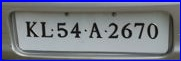
#> input picture numberplate/images0.jpg, 181 x 61 px
$ python tess.py   (older library calls are emulated)
#> lines starting #> are read from the running program, lines starting #| are printed output that depends on the picture; after the words box and inside, x2 and y2 are one past the last pixel; in counts of white or black regions, pixels touching at a corner belong together
# test file if you want to quickly try tesseract on a license plate image
import pytesseract
import cv2
import os
import numpy as np
import re
pytesseract.pytesseract.tesseract_cmd = r'C:\\Program Files\\Tesseract-OCR\\tesseract'
# If you don't have tesseract executable in your PATH, include the following:
# pytesseract.pytesseract.tesseract_cmd = r'<full_path_to_your_tesseract_executable>'
# Example tesseract_cmd = r'C:\Program Files (x86)\Tesseract-OCR\tesseract'
from PIL import Image

basewidth = 1700
img = Image.open('numberplate/images0.jpg')
#> img is the input picture: PIL image 181x61 RGB; mean R, G, B 116.6, 120, 134.3
wpercent = (basewidth/float(img.size[0]))
#> wpercent = 9.39
hsize = int((float(img.size[1])*float(wpercent)))
#> hsize = 572
img = img.resize((basewidth,hsize), Image.ANTIALIAS)
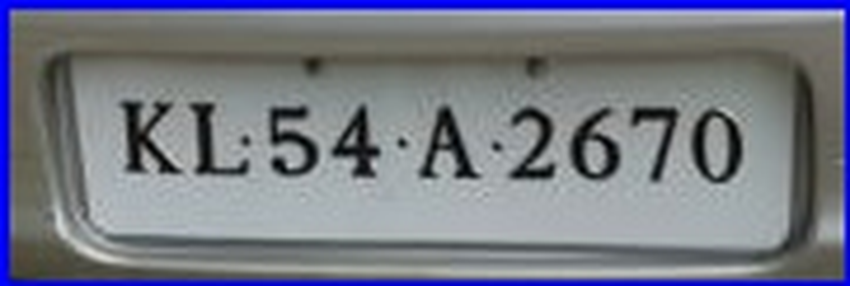
#> img: PIL image 1700x572 RGB (shown at 1/2 size); mean R, G, B 116.8, 120.2, 134.3
img.save('numberplate/images0.jpg')

import numpy as np
import cv2
from matplotlib import pyplot as plt

img = cv2.imread('numberplate/images0.jpg')
#> img: shape (572, 1700, 3)
i=0
while i<6:
    dst = cv2.fastNlMeansDenoisingColored(img,None,10,10,7,21)
    i+=1
#> after the loop, i = 6
cv2.imwrite('numberplate/images0.jpg',dst)
gray = cv2.imread("numberplate/images0.jpg", 0)
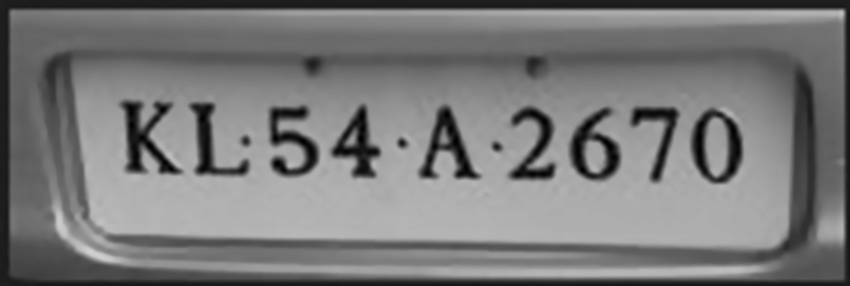
#> gray: shape (572, 1700) (shown at 1/2 size); min 0, max 208, mean 120.5
blur = cv2.GaussianBlur(gray, (5,5), 0)
gray = cv2.medianBlur(gray, 3)
# perform otsu thresh (using binary inverse since opencv contours work better with white text)
ret, thresh = cv2.threshold(blur, 0, 255, cv2.THRESH_OTSU | cv2.THRESH_BINARY_INV)
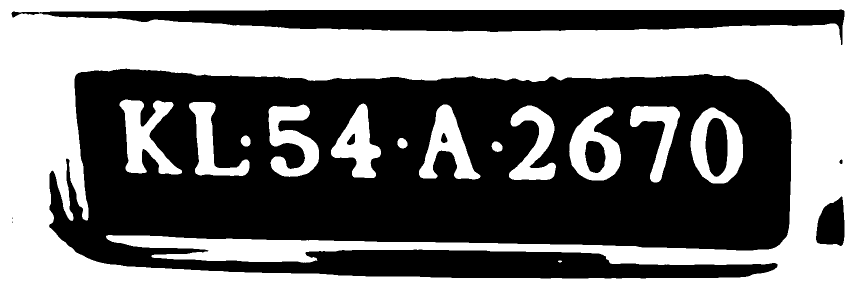
#> thresh: shape (572, 1700) (shown at 1/2 size); 46.9% white; 14 white regions, largest, box (x1, y1, x2, y2) and area: (0, 0, 1700, 572) 388077, (239, 199, 364, 349) 8942, (1381, 215, 1486, 367) 8136
#> ret = 118
# cv2.imshow("Otsu", thresh)
# cv2.waitKey(0)
rect_kern = cv2.getStructuringElement(cv2.MORPH_RECT, (3,3))

# apply dilation
dilation = cv2.dilate(thresh, rect_kern, iterations = 1)
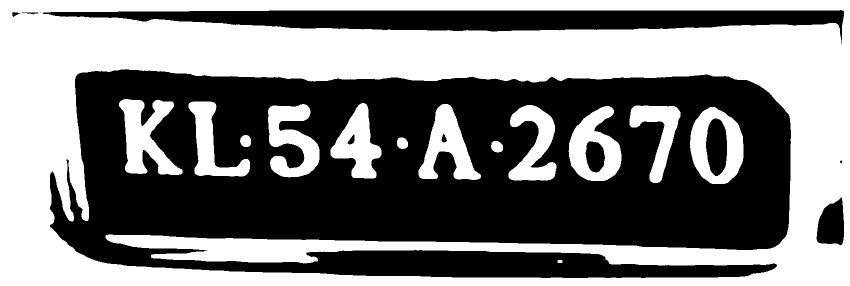
#> dilation: shape (572, 1700) (shown at 1/2 size); 48.9% white; 14 white regions, largest, box (x1, y1, x2, y2) and area: (0, 0, 1700, 572) 399687, (238, 198, 365, 350) 9856, (1380, 214, 1487, 368) 8973
cv2.imwrite('numberplate/images0.jpg',dilation)
# point to license plate image (works well with custom crop function)
gray = cv2.imread("numberplate/images0.jpg", 0)
#> gray: shape (572, 1700); min 0, max 255, mean 124.6
# gray = cv2.resize( gray, None, fx = 3, fy = 3, interpolation = cv2.INTER_CUBIC)
blur = cv2.GaussianBlur(gray, (5,5), 0)
gray = cv2.medianBlur(gray, 3)
# perform otsu thresh (using binary inverse since opencv contours work better with white text)
ret, thresh = cv2.threshold(blur, 0, 255, cv2.THRESH_OTSU | cv2.THRESH_BINARY_INV)
#> thresh: shape (572, 1700); 51.1% white; 14 black regions, largest, box (x1, y1, x2, y2) and area: (0, 0, 1700, 572) 399743, (238, 198, 365, 350) 9858, (1380, 214, 1487, 368) 8973
#> ret = 127
# cv2.imshow("Otsu", thresh)
# cv2.waitKey(0)
rect_kern = cv2.getStructuringElement(cv2.MORPH_RECT, (3,3))

# apply dilation
dilation = cv2.dilate(thresh, rect_kern, iterations = 1)
#> dilation: shape (572, 1700); 53% white; 14 black regions
#cv2.imshow("dilation", dilation)
#cv2.waitKey(0)
# find contours
try:
    contours, hierarchy = cv2.findContours(dilation, cv2.RETR_TREE, cv2.CHAIN_APPROX_SIMPLE)
#> contours = 23 contours; largest, box (x1, y1, x2, y2) and area: (99, 138, 1583, 557) 523746, (85, 19, 1689, 80) 50794, (1380, 214, 1487, 368) 12478, (1137, 212, 1243, 362) 10276, (238, 198, 365, 350) 9273
except:
    ret_img, contours, hierarchy = cv2.findContours(dilation, cv2.RETR_TREE, cv2.CHAIN_APPROX_SIMPLE)
sorted_contours = sorted(contours, key=lambda ctr: cv2.boundingRect(ctr)[0])
#> sorted_contours has the same summary as contours

# create copy of image
im2 = gray.copy()

plate_num = ""
# loop through contours and find letters in license plate
for cnt in sorted_contours:
    x,y,w,h = cv2.boundingRect(cnt)
    height, width = im2.shape

    # if height of box is not a quarter of total height then skip
    if height / float(h) > 6: continue
    ratio = h / float(w)
    # if height to width ratio is less than 1.5 skip
    if ratio < 1.5: continue
    area = h * w
    # if width is not more than 25 pixels skip
    if width / float(w) > 15: continue
    # if area is less than 100 pixels skip
    if area < 100: continue
    # draw the rectangle
    rect = cv2.rectangle(im2, (x,y), (x+w, y+h), (0,255,0),2)
    roi = thresh[y-5:y+h+5, x-5:x+w+5]
    roi = cv2.bitwise_not(roi)
    roi = cv2.medianBlur(roi, 5)
    #cv2.imshow("ROI", roi)
    #cv2.waitKey(0)
    text = pytesseract.image_to_string(roi, config='-c tessedit_char_whitelist=0123456789ABCDEFGHIJKLMNOPQRSTUVWXYZ --psm 8 --oem 3')
    #print(text)
    clean_text=re.sub('[\W_]+','',text)
    plate_num += clean_text
#> this loop made 23 passes
#> (x, y, w, h) on passes 1, 2, 3, 7, 10, 11, 13, 14, 16, 18, 23: (24, 23, 15, 11), (53, 24, 24, 5), (85, 19, 1604, 61), (480, 270, 22, 24), (694, 268, 16, 22), (794, 275, 22, 23), (882, 267, 13, 19), (982, 282, 24, 23), (1115, 520, 10, 6), (1170, 282, 41, 64), (1679, 320, 6, 7)
#> (x, y, w, h, ratio) on passes 4, 5, 6, 8, 9, 12: (99, 138, 1484, 419, 0.282), (238, 198, 127, 152, 1.2), (377, 203, 123, 150, 1.22), (536, 208, 103, 147, 1.43), (661, 206, 102, 151, 1.48), (837, 208, 125, 152, 1.22)
#> after the loop, plate_num = ''
print(plate_num)
cv2.imshow("Character's Segmented", im2)
cv2.waitKey(0)
cv2.destroyAllWindows()
